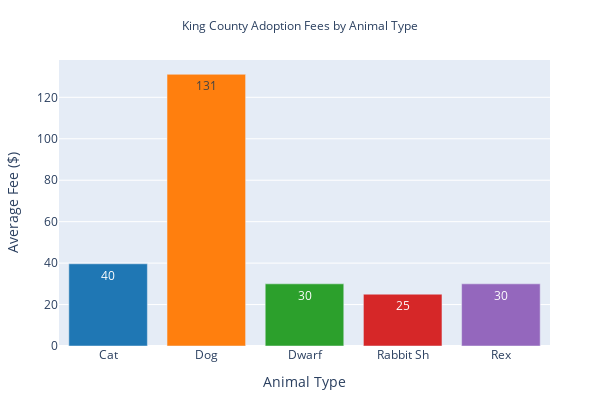

Write notebook code for a chart like this one.
### Markdown cell above
## Pet Recovery Analysis (ABOVE)

The visualization below shows the **King County Pet Recovery Analysis** based on actual data from the King County CSV file.

### What This Shows:
- **Red Slice**: LOST pets (still missing)
- **Green Slice**: FOUND pets (successfully recovered) 
- **Blue Slice**: ADOPTABLE pets (available for adoption)

### Business Insights:
- **Recovery Rate**: Percentage of pets successfully found vs total
- **Adoption Opportunity**: Number of pets available for adoption
- **Lost Pet Challenge**: Pets still missing and needing attention

### Data Source:
This analysis uses the actual `record_type` field from the King County, WA dataset to provide accurate recovery statistics.

### Code cell
# Create King County adoption fee bar chart
adoption_fee_fig = visualizer.create_king_county_adoption_fee_bar_chart()
if adoption_fee_fig:
    adoption_fee_fig.show()
else:
    print("No adoption fee data found in King County descriptions.")

### Figure 1 — Plotly figure (JSON) as saved in the notebook; plotly's stock layout.template omitted (floating-point values rounded to 4 significant figures)
{"data": [{"marker": {"color": ["#1f77b4", "#ff7f0e", "#2ca02c", "#d62728", "#9467bd"]}, "text": [40.0, 131.0, 30.0, 25.0, 30.0], "textposition": "auto", "type": "bar", "x": ["Cat", "Dog", "Dwarf", "Rabbit Sh", "Rex"], "y": [39.66, 131.1, 30.0, 25.0, 30.0]}], "layout": {"height": 400, "margin": {"b": 50, "l": 50, "r": 50, "t": 60}, "showlegend": false, "title": {"font": {"size": 12}, "text": "King County Adoption Fees by Animal Type", "x": 0.5, "xanchor": "center"}, "width": 600, "xaxis": {"title": {"text": "Animal Type"}}, "yaxis": {"title": {"text": "Average Fee ($)"}}}}
